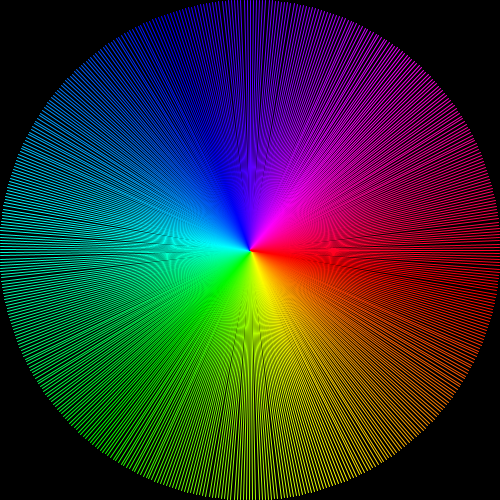
Frame 1 (no input)
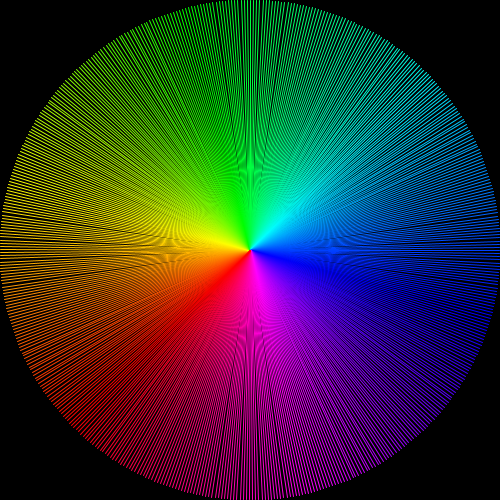
Frame 60 (the mouse pressed at the canvas centre just before this capture)
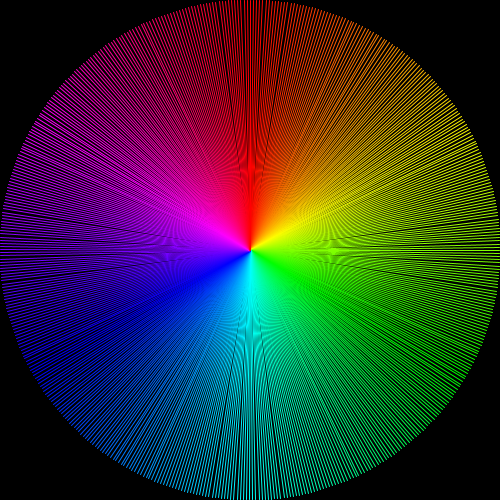
Frame 120 (the mouse held since frame 60 and released just before this capture)

The Processing sketch that drew these frames (run headless with seeded random() and noise(); from frame 60 on, the mouse is pressed at the canvas centre):

// Processing sketch: colorwheel
// ── colorwheel.pde
int numlines = 500;

void setup() {
  size(500, 500);
  colorMode(HSB);
}

void draw() {
  background(0);
  translate(width/2, height/2);
  rotate(millis()/1000.);
  for(int i = 0; i < numlines; i++) {
    rotate(1. / numlines * TWO_PI);
    stroke(float(i) / numlines * 255, 255, 255);
    line(0, 0, width/2, 0);
  }
} 
